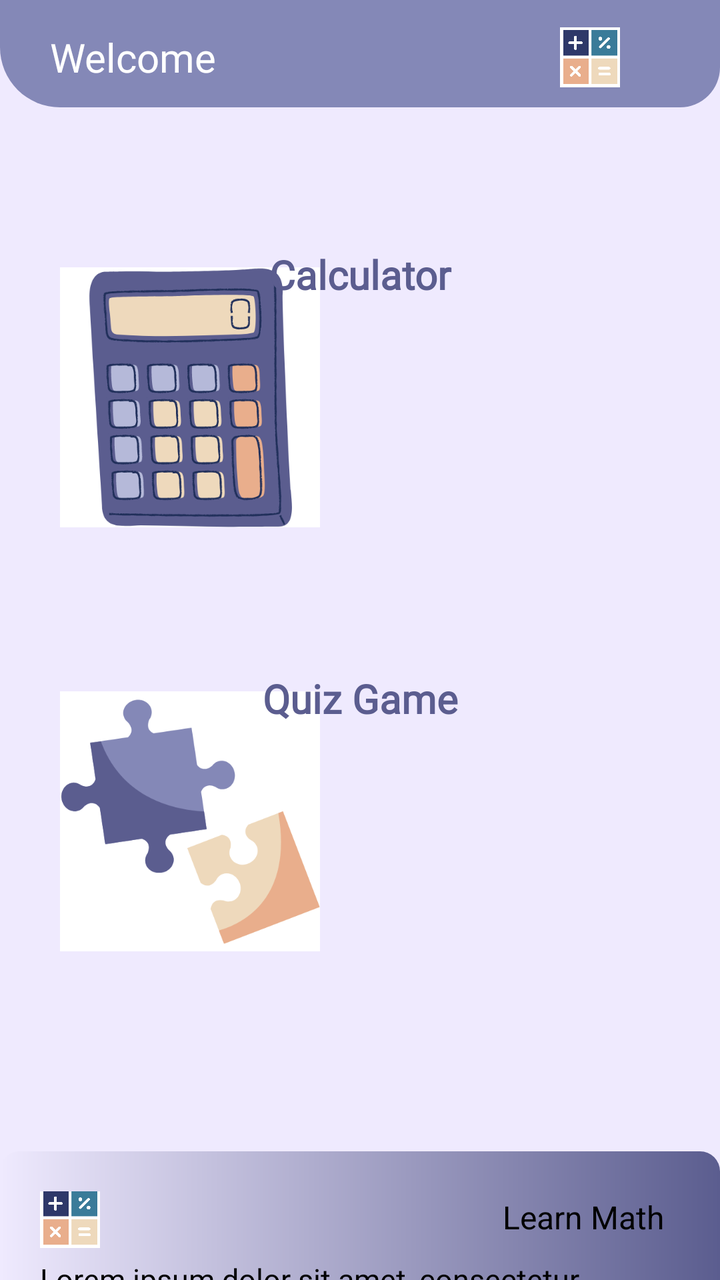
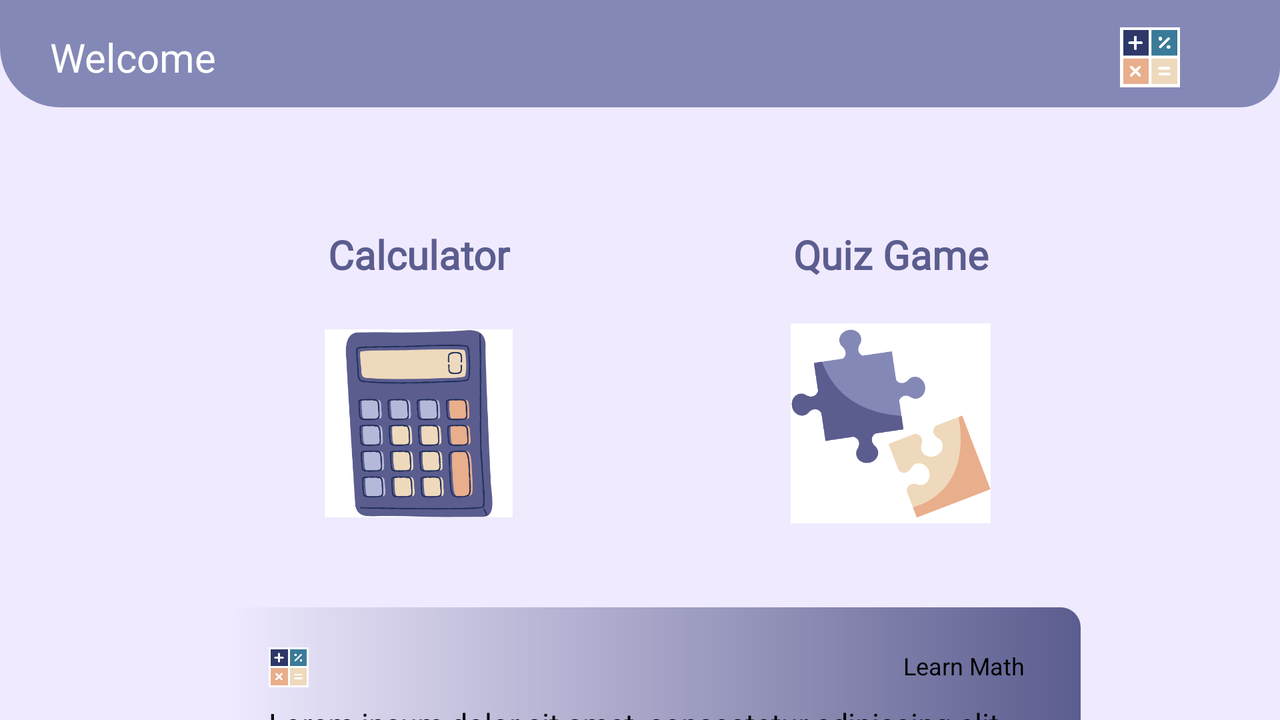

Compare how this app lays out the same screen by default and in its alternative resource folder. The renders come first, then the two layout files and the values they reference.
<!-- AndroidManifest.xml: application theme Theme.Learn -->
<!-- res/layout/activity_main_menu.xml -->
<?xml version="1.0" encoding="utf-8"?>
<androidx.constraintlayout.widget.ConstraintLayout xmlns:android="http://schemas.android.com/apk/res/android"
    xmlns:app="http://schemas.android.com/apk/res-auto"
    xmlns:tools="http://schemas.android.com/tools"
    android:layout_width="match_parent"
    android:layout_height="match_parent"
    android:background="@color/purple4"
    tools:context=".MainMenuActivity">

    <androidx.constraintlayout.widget.ConstraintLayout
        android:layout_width="match_parent"
        android:layout_height="0dp"
        android:id="@+id/layoutHeader"
        android:background="@drawable/header_bg"
        android:padding="10dp"
        app:layout_constraintTop_toTopOf="parent">

        <TextView
            android:layout_width="wrap_content"
            android:layout_height="wrap_content"
            android:id="@+id/welcome"
            android:layout_marginStart="15dp"
            android:layout_marginTop="5dp"
            android:text="@string/welcome_to"
            android:fontFamily="@font/poppins_regular"
            android:textColor="@color/white"
            android:textSize="20sp"
            app:layout_constraintStart_toStartOf="parent"
            app:layout_constraintTop_toTopOf="parent"/>

        <ImageView
            android:layout_width="30dp"
            android:layout_height="30dp"
            android:id="@+id/logo"
            android:layout_marginEnd="40dp"
            android:contentDescription="@string/app_name"
            android:src="@drawable/logo"
            app:layout_constraintBottom_toBottomOf="@id/welcome"
            app:layout_constraintEnd_toEndOf="parent"
            app:layout_constraintTop_toTopOf="@id/welcome"/>

    </androidx.constraintlayout.widget.ConstraintLayout>

    <ScrollView
        android:layout_width="match_parent"
        android:layout_height="0dp"
        android:overScrollMode="never"
        android:scrollbars="none"
        app:layout_constraintBottom_toBottomOf="parent"
        app:layout_constraintTop_toBottomOf="@id/layoutHeader">

        <androidx.constraintlayout.widget.ConstraintLayout
            android:layout_width="match_parent"
            android:layout_height="wrap_content">

            <androidx.constraintlayout.widget.ConstraintLayout
                android:layout_width="match_parent"
                android:layout_height="wrap_content"
                android:id="@+id/CalculatorLayout"
                android:layout_marginTop="50dp"
                android:background="@drawable/white_bg"
                android:gravity="center"
                android:orientation="vertical"
                android:padding="20dp"
                app:layout_constraintDimensionRatio="H,1:1"
                app:layout_constraintTop_toTopOf="parent">

                <ImageView
                    android:layout_width="150dp"
                    android:layout_height="150dp"
                    android:layout_margin="8dp"
                    android:contentDescription="@string/app_name"
                    android:padding="10dp"
                    android:src="@drawable/calcu_logo"/>

                <TextView
                    android:layout_width="match_parent"
                    android:layout_height="wrap_content"
                    android:gravity="center"
                    android:text="Calculator"
                    android:fontFamily="@font/poppins_bold"
                    android:textColor="@color/purple1"
                    android:textSize="20sp"
                    android:textStyle="bold"/>

            </androidx.constraintlayout.widget.ConstraintLayout>

            <androidx.constraintlayout.widget.ConstraintLayout
                android:layout_width="match_parent"
                android:layout_height="wrap_content"
                android:id="@+id/GameLayout"
                android:layout_marginTop="22dp"
                android:background="@drawable/white_bg"
                android:gravity="center"
                android:orientation="vertical"
                android:padding="20dp"
                app:layout_constraintDimensionRatio="H,1:1"
                app:layout_constraintEnd_toStartOf="@id/CalculatorLayout"
                app:layout_constraintTop_toBottomOf="@id/CalculatorLayout">

                <ImageView
                    android:layout_width="150dp"
                    android:layout_height="150dp"
                    android:layout_margin="8dp"
                    android:contentDescription="@string/app_name"
                    android:padding="10dp"
                    android:src="@drawable/game_logo"/>

                <TextView
                    android:layout_width="match_parent"
                    android:layout_height="wrap_content"
                    android:gravity="center"
                    android:text="@string/game"
                    android:fontFamily="@font/poppins_bold"
                    android:textColor="@color/purple1"
                    android:textSize="20sp"
                    android:textStyle="bold"/>

            </androidx.constraintlayout.widget.ConstraintLayout>


            <androidx.constraintlayout.widget.ConstraintLayout
                android:layout_width="0dp"
                android:layout_height="wrap_content"
                android:layout_marginTop="70dp"
                android:background="@drawable/mainmenu_footer_bg"
                android:padding="20dp"
                app:layout_constraintEnd_toEndOf="@id/GameLayout"
                app:layout_constraintStart_toStartOf="@id/CalculatorLayout"
                app:layout_constraintTop_toBottomOf="@id/GameLayout">

                <TextView
                    android:layout_width="wrap_content"
                    android:layout_height="wrap_content"
                    android:id="@+id/textFooter"
                    android:background="@drawable/white_bg"
                    android:paddingStart="8dp"
                    android:paddingTop="2dp"
                    android:paddingEnd="8dp"
                    android:paddingBottom="2dp"
                    android:text="@string/Footer_text"
                    android:textColor="@color/black"
                    android:textSize="16sp"
                    app:layout_constraintEnd_toEndOf="parent"
                    app:layout_constraintTop_toTopOf="parent"/>

                <ImageView
                    android:layout_width="30dp"
                    android:layout_height="30dp"
                    android:contentDescription="Learn"
                    android:src="@drawable/logo"
                    app:layout_constraintBottom_toBottomOf="@id/textFooter"
                    app:layout_constraintStart_toStartOf="parent"
                    app:layout_constraintTop_toTopOf="@id/textFooter"/>

                <TextView
                    android:layout_width="match_parent"
                    android:layout_height="wrap_content"
                    android:layout_marginTop="8dp"
                    android:ellipsize="end"
                    android:maxLines="3"
                    android:text="@string/About_text"
                    android:fontFamily="@font/poppins_regular"
                    android:textColor="@color/black"
                    android:textSize="15sp"
                    app:layout_constraintTop_toBottomOf="@id/textFooter"/>

            </androidx.constraintlayout.widget.ConstraintLayout>

        </androidx.constraintlayout.widget.ConstraintLayout>

    </ScrollView>
</androidx.constraintlayout.widget.ConstraintLayout>
<!-- resources referenced by this layout -->
<resources>
  <color name="black">#FF000000</color>
  <color name="purple1">#5b5d8f</color>
  <color name="purple4">#efeafe</color>
  <color name="white">#FFFFFFFF</color>
  <!-- drawable calcu_logo: png bitmap (drawable, 51364 bytes) -->
  <!-- drawable game_logo: png bitmap (drawable, 19934 bytes) -->
  <!-- drawable header_bg (drawable) -->
  <?xml version="1.0" encoding="utf-8"?>
  <shape xmlns:android="http://schemas.android.com/apk/res/android" android:shape="rectangle">
  
      <solid android:color="@color/purple2"/>
      <corners
          android:bottomLeftRadius="30dp"
          android:bottomRightRadius="20dp"/>
  
  </shape>
  <!-- drawable logo: png bitmap (drawable, 8021 bytes) -->
  <!-- drawable mainmenu_footer_bg (drawable) -->
  <?xml version="1.0" encoding="utf-8"?>
  <shape xmlns:android="http://schemas.android.com/apk/res/android" android:shape="rectangle">
  
      <gradient
          android:angle="360"
          android:endColor="@color/purple1"
          android:startColor="@color/purple4"/>
  
      <corners android:radius="10dp"/>
  
  </shape>
  <string name="About_text">Lorem ipsum dolor sit amet, consectetur adipiscing elit.</string>
  <string name="Footer_text">Learn Math</string>
  <string name="app_name">Learn Math</string>
  <string name="game">Quiz Game</string>
  <string name="welcome_to">Welcome</string>
  <style name="Theme.Learn" parent="Theme.MaterialComponents.DayNight.DarkActionBar">
          
          <item name="colorPrimary">#70afce</item>
          <item name="colorPrimaryVariant">@color/purple_700</item>
          <item name="colorOnPrimary">@color/white</item>
          
          <item name="colorSecondary">@color/teal_200</item>
          <item name="colorSecondaryVariant">@color/teal_700</item>
          <item name="colorOnSecondary">@color/black</item>
          
          <item name="android:statusBarColor" tools:targetApi="l">?attr/colorPrimaryVariant</item>
          
      </style>
  <color name="purple2">#8488b7</color>
  <color name="purple_700">#FF3700B3</color>
  <color name="teal_200">#FF03DAC5</color>
  <color name="teal_700">#FF018786</color>
</resources>
<!-- res/layout-land/activity_main_menu.xml (the repository's variant of the layout above) -->
<!-- drawn on the phone turned sideways -->
<?xml version="1.0" encoding="utf-8"?>
<androidx.constraintlayout.widget.ConstraintLayout xmlns:android="http://schemas.android.com/apk/res/android"
    xmlns:app="http://schemas.android.com/apk/res-auto"
    xmlns:tools="http://schemas.android.com/tools"
    android:layout_width="match_parent"
    android:layout_height="match_parent"
    android:background="@color/purple4"
    tools:context=".MainMenuActivity">

    <androidx.constraintlayout.widget.ConstraintLayout
        android:layout_width="match_parent"
        android:layout_height="0dp"
        android:id="@+id/layoutHeader"
        android:background="@drawable/header_bg"
        android:padding="10dp"
        app:layout_constraintTop_toTopOf="parent">

        <TextView
            android:layout_width="wrap_content"
            android:layout_height="wrap_content"
            android:id="@+id/welcome"
            android:layout_marginStart="15dp"
            android:layout_marginTop="5dp"
            android:text="@string/welcome_to"
            android:fontFamily="@font/poppins_regular"
            android:textColor="@color/white"
            android:textSize="20sp"
            app:layout_constraintStart_toStartOf="parent"
            app:layout_constraintTop_toTopOf="parent"/>

        <ImageView
            android:layout_width="30dp"
            android:layout_height="30dp"
            android:id="@+id/logo"
            android:layout_marginEnd="40dp"
            android:contentDescription="@string/app_name"
            android:src="@drawable/logo"
            app:layout_constraintBottom_toBottomOf="@id/welcome"
            app:layout_constraintEnd_toEndOf="parent"
            app:layout_constraintTop_toTopOf="@id/welcome"/>

    </androidx.constraintlayout.widget.ConstraintLayout>

    <ScrollView
        android:layout_width="match_parent"
        android:layout_height="0dp"
        android:overScrollMode="never"
        android:scrollbars="none"
        app:layout_constraintBottom_toBottomOf="parent"
        app:layout_constraintTop_toBottomOf="@id/layoutHeader">

        <androidx.constraintlayout.widget.ConstraintLayout
            android:layout_width="match_parent"
            android:layout_height="match_parent">


            <androidx.constraintlayout.widget.ConstraintLayout
                android:id="@+id/CalculatorLayout"
                android:layout_width="250dp"
                android:layout_height="200dp"
                android:layout_marginTop="40dp"
                android:background="@drawable/white_bg"
                android:gravity="center"
                android:orientation="vertical"
                android:padding="20dp"
                app:layout_constraintBottom_toTopOf="@+id/constraintLayout"
                app:layout_constraintDimensionRatio="H,1:1"
                app:layout_constraintEnd_toEndOf="parent"
                app:layout_constraintHorizontal_bias="0.216"
                app:layout_constraintStart_toStartOf="parent"
                app:layout_constraintTop_toTopOf="parent"
                app:layout_constraintVertical_bias="0.0">

                <ImageView
                    android:id="@+id/imageView"
                    android:layout_width="150dp"
                    android:layout_height="120dp"
                    android:layout_margin="2dp"
                    android:layout_marginBottom="0dp"
                    android:contentDescription="@string/app_name"
                    android:padding="13dp"
                    android:src="@drawable/calcu_logo"
                    app:layout_constraintBottom_toBottomOf="parent"
                    app:layout_constraintEnd_toEndOf="parent"
                    app:layout_constraintStart_toStartOf="parent" />

                <TextView
                    android:layout_width="match_parent"
                    android:layout_height="wrap_content"
                    android:fontFamily="@font/poppins_bold"
                    android:gravity="center"
                    android:text="Calculator"
                    android:textColor="@color/purple1"
                    android:textSize="20sp"
                    android:textStyle="bold"
                    app:layout_constraintTop_toTopOf="parent"
                    tools:layout_editor_absoluteX="24dp" />

            </androidx.constraintlayout.widget.ConstraintLayout>

            <androidx.constraintlayout.widget.ConstraintLayout
                android:id="@+id/constraintLayout"
                android:layout_width="0dp"
                android:layout_height="90dp"
                android:layout_marginStart="30dp"
                android:layout_marginTop="10dp"
                android:layout_marginEnd="30dp"
                android:background="@drawable/mainmenu_footer_bg"
                android:padding="20dp"
                app:layout_constraintEnd_toEndOf="@+id/GameLayout"
                app:layout_constraintStart_toStartOf="@+id/CalculatorLayout"
                app:layout_constraintTop_toBottomOf="@+id/GameLayout">

                <TextView
                    android:id="@+id/textFooter"
                    android:layout_width="wrap_content"
                    android:layout_height="20dp"
                    android:background="@drawable/white_bg"
                    android:paddingStart="8dp"
                    android:paddingTop="1dp"
                    android:paddingEnd="8dp"
                    android:paddingBottom="-3dp"
                    android:text="@string/Footer_text"
                    android:textColor="@color/black"
                    android:textSize="12sp"
                    app:layout_constraintEnd_toEndOf="parent"
                    app:layout_constraintTop_toTopOf="parent" />

                <ImageView
                    android:layout_width="20dp"
                    android:layout_height="20dp"
                    android:contentDescription="Learn"
                    android:src="@drawable/logo"
                    app:layout_constraintBottom_toBottomOf="@id/textFooter"
                    app:layout_constraintStart_toStartOf="parent"
                    app:layout_constraintTop_toTopOf="@id/textFooter" />

                <TextView
                    android:layout_width="match_parent"
                    android:layout_height="wrap_content"
                    android:layout_marginTop="8dp"
                    android:ellipsize="end"
                    android:maxLines="3"
                    android:text="@string/About_text"
                    android:fontFamily="@font/poppins_regular"
                    android:textColor="@color/black"
                    android:textSize="15sp"
                    app:layout_constraintTop_toBottomOf="@id/textFooter" />

            </androidx.constraintlayout.widget.ConstraintLayout>

            <androidx.constraintlayout.widget.ConstraintLayout
                android:id="@+id/GameLayout"
                android:layout_width="250dp"
                android:layout_height="200dp"
                android:layout_marginTop="40dp"
                android:background="@drawable/white_bg"
                android:gravity="center"
                android:orientation="vertical"
                android:padding="20dp"
                app:layout_constraintEnd_toEndOf="parent"
                app:layout_constraintHorizontal_bias="0.821"
                app:layout_constraintStart_toStartOf="parent"
                app:layout_constraintTop_toTopOf="parent">

                <ImageView
                    android:layout_width="150dp"
                    android:layout_height="120dp"
                    android:layout_margin="2dp"
                    android:contentDescription="@string/app_name"
                    android:padding="10dp"
                    android:layout_marginBottom="0dp"
                    android:src="@drawable/game_logo"
                    app:layout_constraintBottom_toBottomOf="parent"
                    app:layout_constraintEnd_toEndOf="parent"
                    app:layout_constraintStart_toStartOf="parent" />

                <TextView
                    android:layout_width="match_parent"
                    android:layout_height="wrap_content"
                    android:fontFamily="@font/poppins_bold"
                    android:gravity="center"
                    android:text="@string/game"
                    android:textColor="@color/purple1"
                    android:textSize="20sp"
                    android:textStyle="bold"
                    tools:layout_editor_absoluteX="24dp"
                    tools:layout_editor_absoluteY="-7dp" />

            </androidx.constraintlayout.widget.ConstraintLayout>

        </androidx.constraintlayout.widget.ConstraintLayout>

    </ScrollView>
</androidx.constraintlayout.widget.ConstraintLayout>
